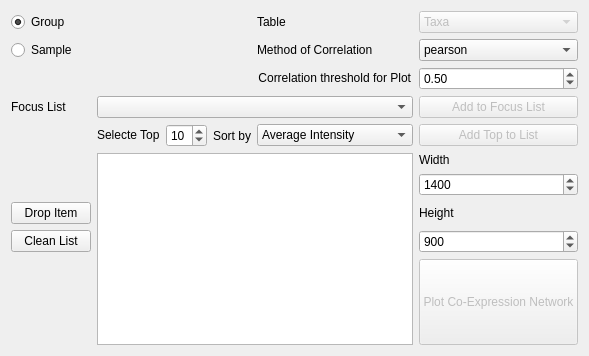
              <widget class="QWidget" name="tab_5">
               <attribute name="title">
                <string>Co-Expression Networks</string>
               </attribute>
               <layout class="QGridLayout" name="gridLayout_47">
                <item row="17" column="5">
                 <widget class="QPushButton" name="pushButton_co_expr_plot">
                  <property name="enabled">
                   <bool>false</bool>
                  </property>
                  <property name="sizePolicy">
                   <sizepolicy hsizetype="Minimum" vsizetype="Preferred">
                    <horstretch>0</horstretch>
                    <verstretch>0</verstretch>
                   </sizepolicy>
                  </property>
                  <property name="text">
                   <string>Plot Co-Expression Network</string>
                  </property>
                 </widget>
                </item>
                <item row="7" column="5">
                 <widget class="QDoubleSpinBox" name="doubleSpinBox_co_expr_corr_threshold">
                  <property name="sizePolicy">
                   <sizepolicy hsizetype="Preferred" vsizetype="Fixed">
                    <horstretch>0</horstretch>
                    <verstretch>0</verstretch>
                   </sizepolicy>
                  </property>
                  <property name="maximum">
                   <double>1.000000000000000</double>
                  </property>
                  <property name="singleStep">
                   <double>0.010000000000000</double>
                  </property>
                  <property name="value">
                   <double>0.500000000000000</double>
                  </property>
                 </widget>
                </item>
                <item row="13" column="1" rowspan="5" colspan="4">
                 <widget class="QListWidget" name="listWidget_co_expr_focus_list"/>
                </item>
                <item row="13" column="5">
                 <widget class="QLabel" name="label_124">
                  <property name="sizePolicy">
                   <sizepolicy hsizetype="Preferred" vsizetype="Fixed">
                    <horstretch>0</horstretch>
                    <verstretch>0</verstretch>
                   </sizepolicy>
                  </property>
                  <property name="text">
                   <string>Width</string>
                  </property>
                 </widget>
                </item>
                <item row="14" column="5">
                 <widget class="QSpinBox" name="spinBox_co_expr_width">
                  <property name="sizePolicy">
                   <sizepolicy hsizetype="Minimum" vsizetype="Fixed">
                    <horstretch>0</horstretch>
                    <verstretch>0</verstretch>
                   </sizepolicy>
                  </property>
                  <property name="minimum">
                   <number>100</number>
                  </property>
                  <property name="maximum">
                   <number>99999</number>
                  </property>
                  <property name="singleStep">
                   <number>10</number>
                  </property>
                  <property name="value">
                   <number>1400</number>
                  </property>
                  <property name="displayIntegerBase">
                   <number>10</number>
                  </property>
                 </widget>
                </item>
                <item row="16" column="0">
                 <widget class="QPushButton" name="pushButton_co_expr_clean_list">
                  <property name="sizePolicy">
                   <sizepolicy hsizetype="Minimum" vsizetype="Fixed">
                    <horstretch>0</horstretch>
                    <verstretch>0</verstretch>
                   </sizepolicy>
                  </property>
                  <property name="text">
                   <string>Clean List</string>
                  </property>
                 </widget>
                </item>
                <item row="15" column="5">
                 <widget class="QLabel" name="label_125">
                  <property name="sizePolicy">
                   <sizepolicy hsizetype="Fixed" vsizetype="Fixed">
                    <horstretch>0</horstretch>
                    <verstretch>0</verstretch>
                   </sizepolicy>
                  </property>
                  <property name="text">
                   <string>Height</string>
                  </property>
                 </widget>
                </item>
                <item row="7" column="4">
                 <widget class="QLabel" name="label_66">
                  <property name="sizePolicy">
                   <sizepolicy hsizetype="Fixed" vsizetype="Fixed">
                    <horstretch>0</horstretch>
                    <verstretch>0</verstretch>
                   </sizepolicy>
                  </property>
                  <property name="text">
                   <string>Correlation threshold for Plot</string>
                  </property>
                  <property name="alignment">
                   <set>Qt::AlignRight|Qt::AlignTrailing|Qt::AlignVCenter</set>
                  </property>
                 </widget>
                </item>
                <item row="15" column="0">
                 <widget class="QPushButton" name="pushButton_co_expr_drop_item">
                  <property name="sizePolicy">
                   <sizepolicy hsizetype="Preferred" vsizetype="Fixed">
                    <horstretch>0</horstretch>
                    <verstretch>0</verstretch>
                   </sizepolicy>
                  </property>
                  <property name="text">
                   <string>Drop Item</string>
                  </property>
                 </widget>
                </item>
                <item row="3" column="4">
                 <widget class="QLabel" name="label_29">
                  <property name="text">
                   <string>Table</string>
                  </property>
                 </widget>
                </item>
                <item row="4" column="4">
                 <widget class="QLabel" name="label_65">
                  <property name="sizePolicy">
                   <sizepolicy hsizetype="Fixed" vsizetype="Fixed">
                    <horstretch>0</horstretch>
                    <verstretch>0</verstretch>
                   </sizepolicy>
                  </property>
                  <property name="text">
                   <string>Method of Correlation</string>
                  </property>
                 </widget>
                </item>
                <item row="4" column="0">
                 <widget class="QRadioButton" name="radioButton_co_expr_bysample">
                  <property name="sizePolicy">
                   <sizepolicy hsizetype="Fixed" vsizetype="Fixed">
                    <horstretch>0</horstretch>
                    <verstretch>0</verstretch>
                   </sizepolicy>
                  </property>
                  <property name="text">
                   <string>Sample</string>
                  </property>
                 </widget>
                </item>
                <item row="16" column="5">
                 <widget class="QSpinBox" name="spinBox_co_expr_height">
                  <property name="sizePolicy">
                   <sizepolicy hsizetype="Preferred" vsizetype="Fixed">
                    <horstretch>0</horstretch>
                    <verstretch>0</verstretch>
                   </sizepolicy>
                  </property>
                  <property name="minimumSize">
                   <size>
                    <width>20</width>
                    <height>0</height>
                   </size>
                  </property>
                  <property name="minimum">
                   <number>100</number>
                  </property>
                  <property name="maximum">
                   <number>99999</number>
                  </property>
                  <property name="singleStep">
                   <number>10</number>
                  </property>
                  <property name="value">
                   <number>900</number>
                  </property>
                 </widget>
                </item>
                <item row="3" column="0">
                 <widget class="QRadioButton" name="radioButton_co_expr_bygroup">
                  <property name="sizePolicy">
                   <sizepolicy hsizetype="Fixed" vsizetype="Fixed">
                    <horstretch>0</horstretch>
                    <verstretch>0</verstretch>
                   </sizepolicy>
                  </property>
                  <property name="text">
                   <string>Group</string>
                  </property>
                  <property name="checked">
                   <bool>true</bool>
                  </property>
                 </widget>
                </item>
                <item row="3" column="5">
                 <widget class="QComboBox" name="comboBox_co_expr_table">
                  <property name="enabled">
                   <bool>false</bool>
                  </property>
                  <item>
                   <property name="text">
                    <string>Taxa</string>
                   </property>
                  </item>
                  <item>
                   <property name="text">
                    <string>Func</string>
                   </property>
                  </item>
                  <item>
                   <property name="text">
                    <string>Taxa-Func</string>
                   </property>
                  </item>
                  <item>
                   <property name="text">
                    <string>Peptide</string>
                   </property>
                  </item>
                 </widget>
                </item>
                <item row="4" column="5">
                 <widget class="QComboBox" name="comboBox_co_expr_corr_method">
                  <item>
                   <property name="text">
                    <string>pearson</string>
                   </property>
                  </item>
                  <item>
                   <property name="text">
                    <string>spearman</string>
                   </property>
                  </item>
                 </widget>
                </item>
                <item row="9" column="5">
                 <widget class="QPushButton" name="pushButton_co_expr_add_to_list">
                  <property name="enabled">
                   <bool>false</bool>
                  </property>
                  <property name="text">
                   <string>Add to Focus List</string>
                  </property>
                 </widget>
                </item>
                <item row="9" column="1" colspan="4">
                 <widget class="QComboBox" name="comboBox_co_expr_slecet_list"/>
                </item>
                <item row="9" column="0">
                 <widget class="QLabel" name="label_72">
                  <property name="sizePolicy">
                   <sizepolicy hsizetype="Preferred" vsizetype="Fixed">
                    <horstretch>0</horstretch>
                    <verstretch>0</verstretch>
                   </sizepolicy>
                  </property>
                  <property name="text">
                   <string>Focus List</string>
                  </property>
                 </widget>
                </item>
                <item row="3" column="1" colspan="3">
                 <layout class="QGridLayout" name="gridLayout_co_expr_group"/>
                </item>
                <item row="4" column="1" colspan="3">
                 <layout class="QGridLayout" name="gridLayout_co_expr_sample"/>
                </item>
                <item row="10" column="1">
                 <widget class="QLabel" name="label_73">
                  <property name="sizePolicy">
                   <sizepolicy hsizetype="Fixed" vsizetype="Fixed">
                    <horstretch>0</horstretch>
                    <verstretch>0</verstretch>
                   </sizepolicy>
                  </property>
                  <property name="text">
                   <string>Selecte Top</string>
                  </property>
                 </widget>
                </item>
                <item row="10" column="2">
                 <widget class="QSpinBox" name="spinBox_co_expr_top_num">
                  <property name="minimum">
                   <number>1</number>
                  </property>
                  <property name="value">
                   <number>10</number>
                  </property>
                 </widget>
                </item>
                <item row="10" column="3">
                 <widget class="QLabel" name="label_74">
                  <property name="text">
                   <string>Sort by</string>
                  </property>
                  <property name="alignment">
                   <set>Qt::AlignRight|Qt::AlignTrailing|Qt::AlignVCenter</set>
                  </property>
                 </widget>
                </item>
                <item row="10" column="4">
                 <widget class="QComboBox" name="comboBox_co_expr_top_by">
                  <item>
                   <property name="text">
                    <string>Average Intensity</string>
                   </property>
                  </item>
                  <item>
                   <property name="text">
                    <string>Total Intensity</string>
                   </property>
                  </item>
                  <item>
                   <property name="text">
                    <string>Frequency in Samples</string>
                   </property>
                  </item>
                  <item>
                   <property name="text">
                    <string>ANOVA(p-value)</string>
                   </property>
                  </item>
                  <item>
                   <property name="text">
                    <string>ANOVA(f-statistic)</string>
                   </property>
                  </item>
                  <item>
                   <property name="text">
                    <string>T-TEST(p-value)</string>
                   </property>
                  </item>
                  <item>
                   <property name="text">
                    <string>T-TEST(t-statistic)</string>
                   </property>
                  </item>
                  <item>
                   <property name="text">
                    <string>Deseq2-up(p-value)</string>
                   </property>
                  </item>
                  <item>
                   <property name="text">
                    <string>Deseq2-down(p-value)</string>
                   </property>
                  </item>
                  <item>
                   <property name="text">
                    <string>Deseq2-up(log2FC)</string>
                   </property>
                  </item>
                  <item>
                   <property name="text">
                    <string>Deseq2-down(log2FC)</string>
                   </property>
                  </item>
                 </widget>
                </item>
                <item row="10" column="5">
                 <widget class="QPushButton" name="pushButton_co_expr_add_top">
                  <property name="enabled">
                   <bool>false</bool>
                  </property>
                  <property name="text">
                   <string>Add Top to List</string>
                  </property>
                 </widget>
                </item>
               </layout>
              </widget>
